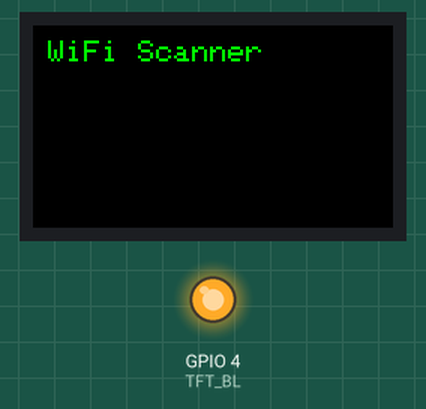
Simulated run of this sketch. Board: ESP32. Parts: 240×135 colour display, output pins drawn as LEDs (lit = HIGH). A WiFi scan finds three made-up networks.

Above: at 0.3 s.
At 3.9 s:
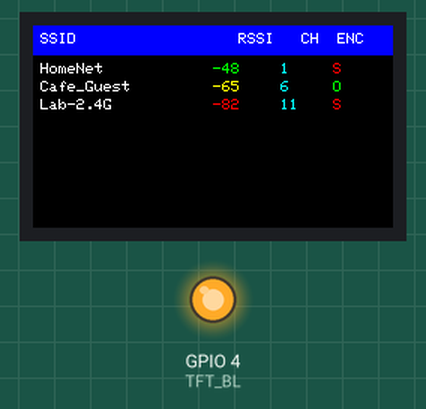
At 5.4 s:
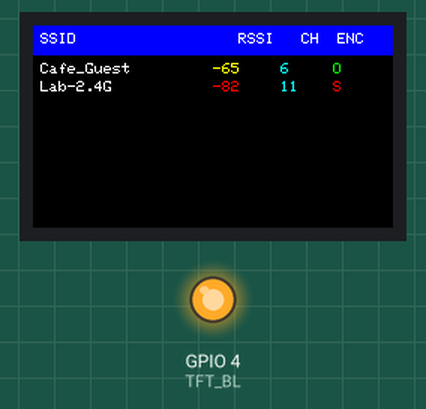
At 7.0 s:
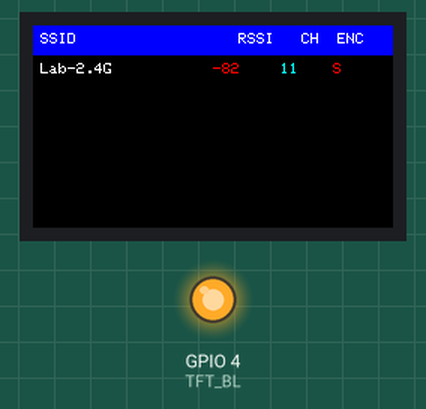

The sketch:

wifi_scan_screen_scrolling.ino
```cpp
#include <WiFi.h>
#include <Adafruit_GFX.h>
#include <Adafruit_ST7789.h>
#include <SPI.h>

// Display pins
#define TFT_CS   5
#define TFT_DC   16
#define TFT_RST  23
#define TFT_BL   4

// SPI pins
#define TFT_MOSI 19
#define TFT_SCLK 18

Adafruit_ST7789 tft = Adafruit_ST7789(TFT_CS, TFT_DC, TFT_RST);

// Scrolling state
int scrollIndex = 0;
int networksFound = 0;

void setup() {
  Serial.begin(115200);

  pinMode(TFT_BL, OUTPUT);
  digitalWrite(TFT_BL, HIGH);

  SPI.begin(TFT_SCLK, -1, TFT_MOSI, TFT_CS);

  tft.init(135, 240);
  tft.setRotation(3);

  WiFi.mode(WIFI_STA);
  WiFi.disconnect(true);
  delay(100);

  tft.fillScreen(ST77XX_BLACK);
  tft.setTextColor(ST77XX_GREEN);
  tft.setTextSize(2);
  tft.setCursor(10, 10);
  tft.println("WiFi Scanner");
  delay(1500);
}

void drawHeader() {
  tft.fillRect(0, 0, 240, 20, ST77XX_BLUE);
  tft.setTextColor(ST77XX_WHITE);
  tft.setCursor(5, 5);
  tft.setTextSize(1);
  tft.print("SSID                  RSSI   CH  ENC");
}

uint16_t rssiColor(int rssi) {
  if (rssi > -55) return ST77XX_GREEN;
  if (rssi > -70) return ST77XX_YELLOW;
  return ST77XX_RED;
}

void drawList() {
  tft.fillScreen(ST77XX_BLACK);
  drawHeader();

  int y = 25;
  int rowsPerScreen = 8;

  for (int i = 0; i < rowsPerScreen; i++) {
    int idx = scrollIndex + i;
    if (idx >= networksFound) break;

    String ssid = WiFi.SSID(idx);
    int rssi = WiFi.RSSI(idx);
    int ch = WiFi.channel(idx);
    wifi_auth_mode_t enc = WiFi.encryptionType(idx);

    if (ssid.length() > 12) ssid = ssid.substring(0, 12);

    tft.setCursor(5, y);
    tft.setTextSize(1);
    tft.setTextColor(ST77XX_WHITE);
    tft.print(ssid);

    tft.setCursor(120, y);
    tft.setTextColor(rssiColor(rssi));
    tft.printf("%d", rssi);

    tft.setCursor(165, y);
    tft.setTextColor(ST77XX_CYAN);
    tft.printf("%d", ch);

    tft.setCursor(200, y);
    tft.setTextColor(enc == WIFI_AUTH_OPEN ? ST77XX_GREEN : ST77XX_RED);
    tft.print(enc == WIFI_AUTH_OPEN ? "O" : "S");

    y += 12;
  }
}

void loop() {
  // Perform a scan every 12 seconds
  networksFound = WiFi.scanNetworks();

  if (networksFound <= 0) {
    tft.fillScreen(ST77XX_BLACK);
    tft.setCursor(10, 40);
    tft.setTextColor(ST77XX_RED);
    tft.setTextSize(2);
    tft.println("No networks");
    delay(12000);
    return;
  }

  // Scroll through results
  for (scrollIndex = 0; scrollIndex < networksFound; scrollIndex++) {
    drawList();
    delay(1500);  // Time each page stays visible
  }

  WiFi.scanDelete();
}
```

Measured:
- by itself, everything shown: repeats every 6.6 s, in 3 steps
- what the display in image 0 shows lasts 3.5 s, from 0.3 s to 3.8 s
- what the display in image 1 shows lasts 1.6 s, from 3.8 s to 5.4 s
